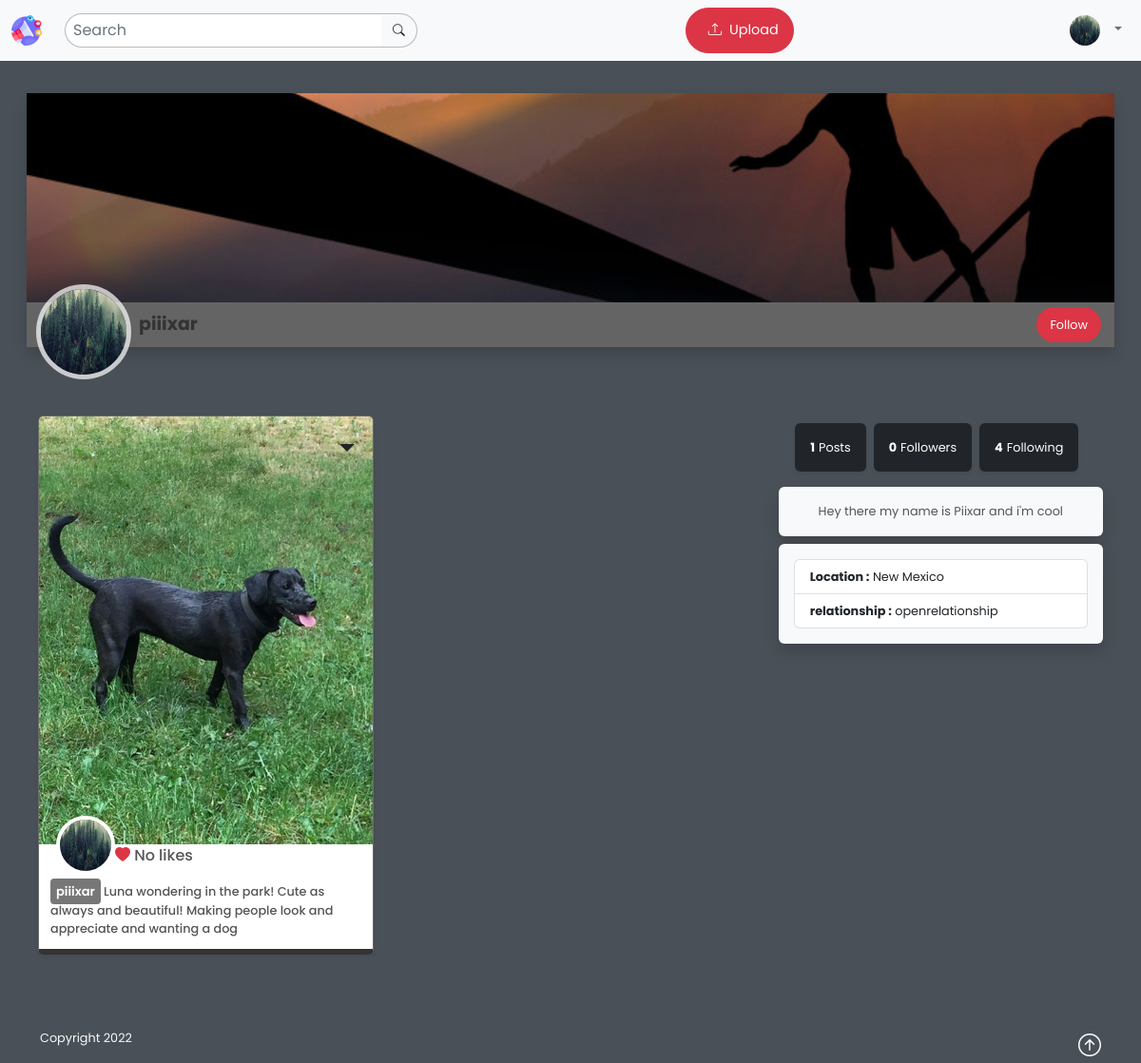
Page /profile/piiixar (signed in) on the committed database.
### core/models.py (models this page shows, shortened)
class Profile(models.Model):
    user = models.ForeignKey(User, on_delete=models.CASCADE)
    id_user = models.IntegerField()
    bio = models.TextField(blank=True)
    cover = models.ImageField(upload_to='covers', default='default-cover.jpg')
    avatar = models.ImageField(upload_to='avatars', default='default-avatar.jpg')
    location = models.CharField(max_length=100,blank=True)
    relationship = models.CharField(max_length=100, blank=True)
    workingat = models.CharField(max_length=100,blank=True)
    follow_me = models.BooleanField(default=True)
    private_profile = models.BooleanField(default=False)
    show_online = models.BooleanField(default=True)
    allow_comments = models.BooleanField(default=True)

class Post(models.Model):
    id = models.UUIDField(primary_key=True, default=uuid.uuid4)
    user = models.CharField(max_length=100)
    image = models.ImageField(upload_to='posts')
    caption = models.TextField()
    created_at = models.DateTimeField(default=datetime.now())
    likes = models.IntegerField(default=0)

### core/views.py (the view)
# urls.py: path('profile/', views.profile, name='profile'),
@login_required(login_url='login')
def profile(request,username=None):
    if username is None:
        return redirect('/profile/'+request.user.username)
    user = User.objects.get(username=username)
    profile = Profile.objects.get(user=user)
    followings = Follow.objects.filter(user=username).exclude(following=username).all()
    for f in followings:
        f.user = User.objects.get(username=f.following)
        f.profile = Profile.objects.get(user=f.user)
        f.total = Follow.objects.filter(user=f.user.username).count()
    follows = Follow.objects.filter(following=username).all()
    for f in follows:
        f.user = User.objects.get(username=f.user)
        f.profile = Profile.objects.get(user=f.user)
        f.follows = Follow.objects.filter(following=f.user.username).count()
    posts = Post.objects.filter(user=username).order_by('-created_at')
    for post in posts:
        post.extension = extension(post.image.url)
        created_at = str(post.created_at).split('.')[0]
        post.time_ago = timeago.format(created_at)
    is_following = Follow.objects.filter(user=request.user.username, following=username).first()
    followed = "Unfollow" if is_following else "Follow"
    return render(request, 'profile.html', {
        'profile':profile,
        'posts':posts,
        'follows':follows,
        'followings': followings,
        'followed':followed
        })

### core/views.py (called while the page is built)
def extension(filename):
    name, extension = os.path.splitext(filename)
    if extension in ['.jpg','.jpeg','.png','.webp']:
        return 'photo'
    else:
        return 'video'

### templates/profile.html (shortened to what this page needs)
{% extends 'base.html'%}
{% load static %}
{% block body %}
  <div class="">
    <section class="d-flex justify-content-end rounded shadow flex-column">
      <img src="{{profile.cover.url}}" class="profile-bg" alt="">
      <div class="profile-bar d-flex justify-content-between">
        <div class="d-flex justify-content-start">
          <div class="position-relative">
            <img src="{{profile.avatar.url}}" class="profile-avatar me-2" alt="">
          </div>
          <p class="profile-name center text-center">{{profile.user.username}}</p>
        </div>
        <div class="d-flex justify-content-center flex-column">
          <p class="d-flex justify-content-end">
            {% if profile.user.username != user.username%}
            <form method="POST" action="/follow/">
              <button role="submit" variant="text" class="btn btn-danger mx-1">{{followed}}</button>
            </form>
            {%else%}
              <a href="/settings" variant="text" class="btn btn-danger mx-1">Settings</a>
            {%endif%}
          </p>
        </div>
      </div>
    </section>
    <div class="row mt-5 flex-column-reverse flex-md-row">
      <div class="col-md-8 col-12">
        <div class="container py-4">
          <div class="row" data-masonry='{"percentPosition": true }'>
            {% for post in posts %}
            <div class="col-md-6 col-12">
              <div class="post-card card shadow-sm position-relative">
                <div class="post-tools dropdown">
                  <button class="btn dropdown-toggle fs-3"
                    id="navbarDropdown"
                    type="button"
                    data-bs-toggle="dropdown"
                    aria-expanded="false"></button>
                </div>
                {% if post.extension == "photo"  %}
                  <img src="{{ post.image.url }}" alt="profile-cover" class="img-responsive cover">
                {%else%}
                  <video src="{{ post.image.url }}" controls alt="user" class=""></video>
                {%endif%}
                <div class="card-info">
                  <div class="card-info-header d-flex">
                    <img src="{{profile.avatar.url}}" alt="user" class="profile-photo-lg me-auto">
                    <div class="d-flex justify-content-end flex-column w-100 ">
                      <div class="d-flex justify-content-between w-100 mb-2">
                        <a href="/like?p={{post.id}}" class="profile-link fs-6"><span><i class="bi-heart-fill text-danger"></i>
                        {% if post.likes == 0%}
                          No likes
                        {% elif post.likes == 1 %}
                          Liked by {{post.likes}} person
                          {% else %}
                          Liked by {{post.likes}} people
                        {% endif %}
                        </span></a>
                      </div>
                    </div>
                  </div>
                  <div class="friend-info mt-2 fw-500">
                    <p><a href="/profile/{{ post.user }}" class="profile-link bg">{{ post.user}}</a> {{post.caption}}</p>
                  </div>
                </div>
              </div>
            </div>
            {% endfor %}
          </div>
        </div>
      </div>
      <div class="col-md-4 col-12">
        <div class="container-fluid my-3">
          <div class="">
            <div class="d-flex w-100 text-white justify-content-center p-3">
              <p class="d-flex p-3 rounded shadow-sm bg-dark me-2"><strong class="me-1">{{posts|length}}</strong>  Posts</p>
              <p class="d-flex p-3 rounded shadow-sm bg-dark me-2" onclick="showUploadForm('followers')"><strong class="me-1">{{follows|length}}</strong>  Followers</p>
              <p class="d-flex p-3 rounded shadow-sm bg-dark me-2" onclick="showUploadForm('followings')"><strong class="me-1">{{followings|length}}</strong>  Following</p>
            </div>
          </div>
          <div class="bg-light rounded shadow p-3 center mb-2">
            <p>{{profile.bio}}</p>
          </div>
          {% if profile.location or profile.worksat or profile.relationship%}
            <ul class="list-group bg-light rounded shadow p-3 mb-2">
              {% if profile.location %}
                <li class="list-group-item list-group-item-action"><span class="fw-bold">Location :</span> {{profile.location}}</li>
              {%endif%}
              {% if profile.relationship %}
                <li class="list-group-item list-group-item-action"><span class="fw-bold">relationship :</span> {{profile.relationship}}</li>
              {%endif%}
            </ul>
          {%endif%}
        </div>
      </div>
    </div>
  </div>
{% endblock %}

### templates/base.html (shortened to what this page needs)
{% load static %}
<!doctype html>
<html lang="en">
  <head>
    <link href="https://cdn.jsdelivr.net/npm/bootstrap@5.2.0-beta1/dist/css/bootstrap.min.css" rel="stylesheet">
    <link rel="stylesheet" href="https://cdn.jsdelivr.net/npm/bootstrap-icons@1.8.3/font/bootstrap-icons.css">
    <link rel="stylesheet" href="{% static 'css/styles.css' %}">
</head>
<body>
    <main>
        <nav class="navbar navbar-light navbar-expand-md bg-light fs-6 fixed-top py-2">
            <div class="container-fluid">
              <a href="/" class="me-4"><img src="{% static 'assets/img/logo.png' %}" class="logo sm"></a>
              <div class="collapse navbar-collapse" id="navbarSupportedContent">
                <form class="d-flex navbar-search" role="search" action="/search/" method="GET">
                    <input class="form-control" type="search" name="s" placeholder="Search" aria-label="Search">
                    <button class="btn " type="submit"><i class='bi-search'></i></button>
                </form>
                <div class="center mx-md-auto mx-0 md-my-3 d-none d-md-block">
                    <button class="btn btn-danger btn-lg d-flex" onclick="showUploadForm('upload')">
                        <i class="bi-upload mx-2"></i> <span>Upload</span>
                    </button>
                </div>
                <div class="d-flex">
                    <div class=" navbar-nav dropdown dropdown-header">
                        <a class="nav-link dropdown-toggle d-md-block d-none" id="navbarDropdown" role="button" data-bs-toggle="dropdown" aria-expanded="false">
                            <img src="{{profile.avatar.url}}" alt="" width="32" height="32" class="rounded-circle me-2">
                        </a>
                    </div>
                </div>
              </div>
            </div>
        </nav>
        <div class='App container-fluid'>
            <div class='p-3 pt-5'>
                {% block body%}{% endblock%}
            </div>
            <footer class="text-light py-2">
                <div class="container">
                <p class="float-end">
                    <a href="#" class="rounded-circle text-white fs-4"><i class="bi-arrow-up-circle"></i></a>
                </p>
                <p class="">Copyright 2022</p>
                </div>
            </footer>
        </div>
    </main>
</body>
</html>

### static/css/styles.css (style rules this page uses)
body { overflow-x: hidden; font-family: 'Poppins'; font-size: .8rem; color:#555; background:var(--bs-gray-700) }
.center { display: flex; justify-content: center; flex-direction: column; align-items: center; }
.form-control { border-radius: 8px; }
.logo.sm { width:32px; height:32px; }
a { text-decoration: none; }
p { margin-bottom: 0; }
.btn { padding:8px 13px !important; font-size: .8rem; border-radius: 40px; }
.btn-lg { padding: 12px 15px !important; font-size: .9rem; }
.App { padding-top: 50px; }
.navbar-search { position: relative; }
.navbar-search input { padding:5px 8px !important; border-radius: 50px 0 0 50px !important; border:1px solid #bbb; border-right: unset; }
.navbar-search button { padding:5px 12px !important; border-left: unset; border:1px solid #bbb; border-left:unset; border-radius:0 50px 50px 0 !important; }
.profile-bg { background-position: center; background-size: cover; height:220px; object-fit: cover; }
.profile-avatar { width:100px; height:100px; border-radius: 50%; position: relative; top:-35px; margin-bottom: -100px; border: 5px solid rgba(255,255,255,.7); }
.profile-name { font-size: 19px; font-weight: 700; color:#333; }
.profile-bar { position: relative; padding:5px 10px; background:rgb(100 100 100) }
.post-card { border-radius: 6px; border: 1px solid rgb(106, 106, 106); overflow: hidden; border-bottom: 6px solid #333; margin-bottom: 30px; }
.post-card .cover { min-height:150px; object-fit: cover; max-height:450px; object-position: center; }
.post-card .card-info { padding: 0 12px 12px; z-index: 99; }
.post-card .card-info img.profile-photo-lg { border: 4px solid #fff; }
img.profile-photo-lg { height: 62px; width: 62px; border-radius: 50%; }
.profile-link { font-weight: 500; font-size: 14px; color:#555; }
.profile-link.bg { background:#777; font-size: 13px; padding:4px 6px; font-weight: 600; color:#fff; border-radius: 4px; margin-top: -2px; }
.fw-500 { font-weight: 500; }
.card-info-header { margin:0 6px; margin-top: -30px; }
.post-tools { position: absolute; top:5px; right:5px }

### rows in the picture
Profile: avatar (picture), cover (picture), user.username "piiixar", bio "Hey there my name is Piixar and i'm cool", location "New Mexico", relationship "openrelationship"
Post: image (picture), avatar (picture), likes "No likes", user "piiixar", caption "Luna wondering in the park! Cute as always and beautiful! Making people look and appreciate and wanting a dog"

### other values in the picture
{{ followed }} "Follow"
{{ posts|length }} "1"
{{ follows|length }} "0"
{{ followings|length }} "4"
